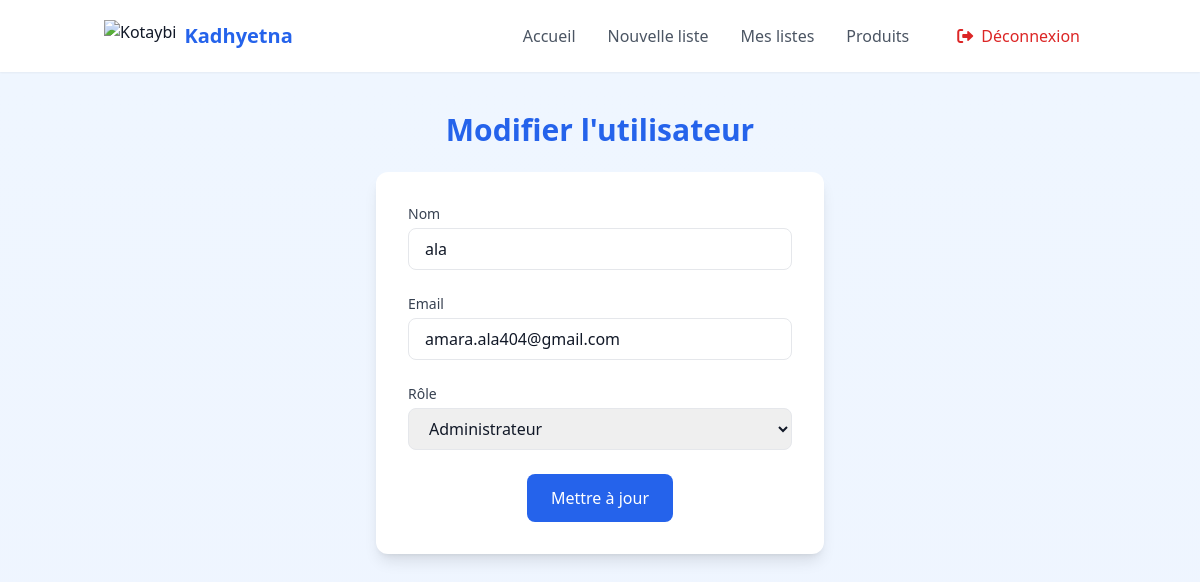
The app's page /edit_user.php?id=2 (signed in) with its own data.
### tables this page shows
CREATE TABLE IF NOT EXISTS `utilisateurs` (
  `id_user` int(11) NOT NULL AUTO_INCREMENT,
  `nom` varchar(100) NOT NULL,
  `email` varchar(255) NOT NULL,
  `mot_de_passe` varchar(255) NOT NULL,
  `role` enum('admin','user') NOT NULL DEFAULT 'user',
  `date_creation` timestamp NOT NULL DEFAULT CURRENT_TIMESTAMP,
  PRIMARY KEY (`id_user`),
  UNIQUE KEY `email` (`email`)
);

### edit_user.php (the view, shortened to what this page needs)
<?php
include 'includes/config.php';
include 'includes/header.php';
$user_id = isset($_GET['id']) ? (int)$_GET['id'] : 0;
$stmt = $pdo->prepare("SELECT nom, email, role FROM utilisateurs WHERE id_user = ?");
$stmt->execute([$user_id]);
$user = $stmt->fetch(PDO::FETCH_ASSOC);
?>
<main class="min-h-screen bg-gradient-to-b from-blue-50 to-indigo-50 py-10">
    <div class="container mx-auto px-4">
        <h1 class="mb-6 text-3xl font-bold text-blue-600 text-center">Modifier l'utilisateur</h1>
        <div class="max-w-md mx-auto bg-white p-8 rounded-xl shadow-lg">
            <form method="POST" class="space-y-6">
                <div>
                    <label for="name" class="block text-sm font-medium text-gray-700">Nom</label>
                    <input type="text" name="name" id="name" value="<?php echo htmlspecialchars($user['nom']); ?>" class="mt-1 w-full px-4 py-2 border rounded-lg focus:ring-blue-500 focus:border-blue-500" required>
                </div>
                <div>
                    <label for="email" class="block text-sm font-medium text-gray-700">Email</label>
                    <input type="email" name="email" id="email" value="<?php echo htmlspecialchars($user['email']); ?>" class="mt-1 w-full px-4 py-2 border rounded-lg focus:ring-blue-500 focus:border-blue-500" required>
                </div>
                <div>
                    <label for="role" class="block text-sm font-medium text-gray-700">Rôle</label>
                    <select name="role" id="role" class="mt-1 w-full px-4 py-2 border rounded-lg focus:ring-blue-500 focus:border-blue-500" required>
                        <option value="admin" <?php echo $user['role'] === 'admin' ? 'selected' : ''; ?>>Administrateur</option>
                    </select>
                </div>
                <div class="text-center">
                    <button type="submit" class="px-6 py-3 text-white bg-blue-600 hover:bg-blue-700 rounded-lg transition transform hover:scale-105">Mettre à jour</button>
                </div>
            </form>
        </div>
    </div>
</main>
<?php include 'includes/footer.php'; ?>

### records on screen
utilisateurs: name "ala", email "amara.ala404@gmail.com", role "Administrateur"
